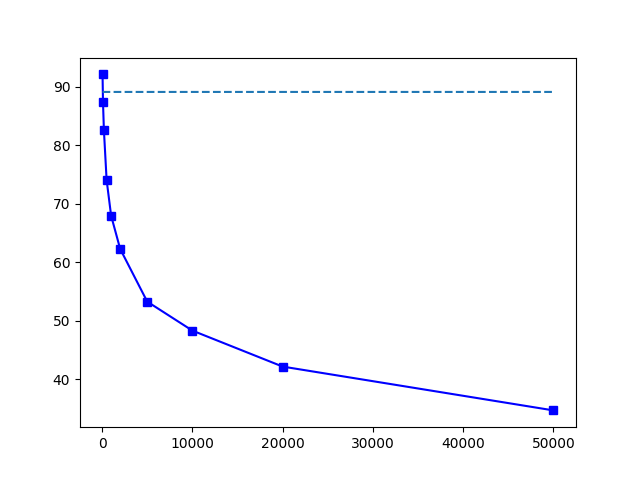

Generate this figure with Python:
import matplotlib.pyplot as plt
import numpy as np
from scipy.optimize import curve_fit 
import math


f = list()
a = list()
f1 = list()
a1 = list()
with  open('data_1', 'r')  as  data:
    for line in data:
        list_line = list((map(float, line.split())))
        f.append(list_line[0])
        a.append(20 * math.log10(list_line[1]))

for i in range(50, 50000):
    f1.append(i)
    a1.append(20 * math.log10(40400) - 3)
        
plt.plot(f, a, 'bs-')
plt.plot(f1, a1, '--')

plt.savefig("2.png")
plt.show()